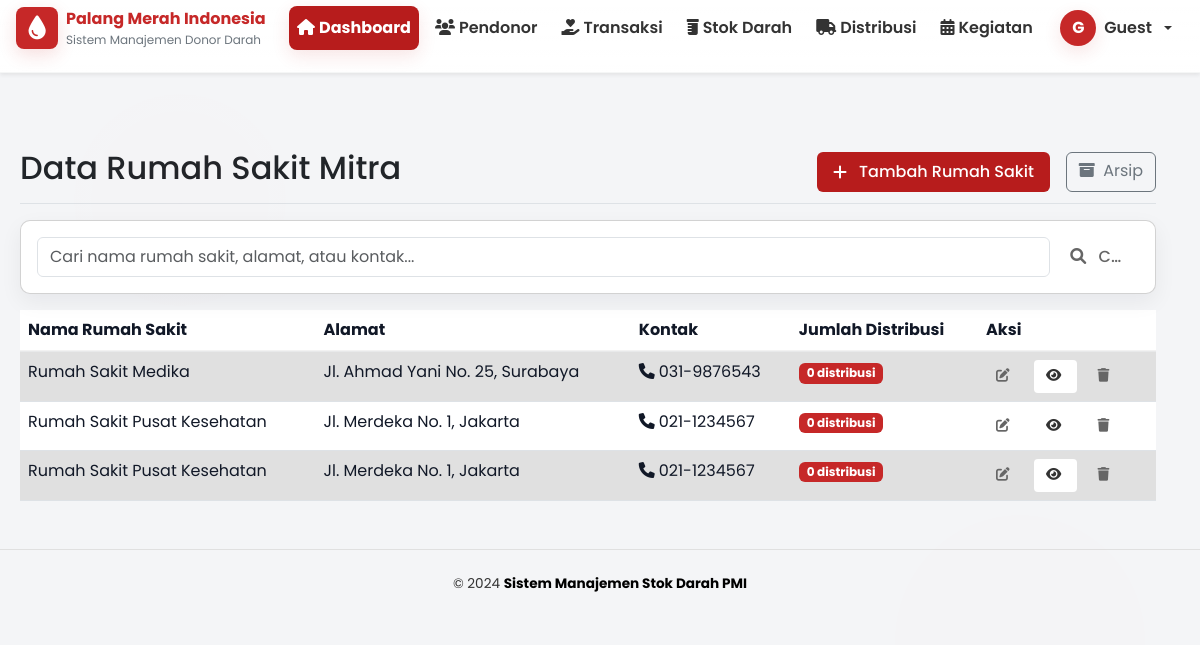
Screenshot of /View/rumah_sakit/index.php with the database file from the repository.
### tables this page shows
CREATE TABLE IF NOT EXISTS rumah_sakit (
  id_rs INT AUTO_INCREMENT PRIMARY KEY,
  nama_rs VARCHAR(150) NOT NULL,
  alamat TEXT,
  kontak VARCHAR(20),
  email VARCHAR(100),
  keterangan TEXT,
  is_deleted TINYINT(1) DEFAULT 0,
  deleted_at DATETIME NULL,
  created_at TIMESTAMP DEFAULT CURRENT_TIMESTAMP,
  updated_at TIMESTAMP DEFAULT CURRENT_TIMESTAMP ON UPDATE CURRENT_TIMESTAMP,
  INDEX idx_nama_rs (nama_rs),
  INDEX idx_is_deleted (is_deleted)
);

### View/rumah_sakit/index.php (the view, shortened to what this page needs)
<?php
include Path::template('header.php');
$database = new Database();
$db = $database->getConnection();
$page = isset($_GET['page']) ? (int)$_GET['page'] : 1;
$search = isset($_GET['search']) ? trim($_GET['search']) : '';
$items_per_page = 5;
$offset = ($page - 1) * $items_per_page;
$checkCol = $db->query("SHOW COLUMNS FROM rumah_sakit LIKE 'is_deleted'");
$hasIsDeleted = $checkCol && $checkCol->rowCount() > 0;
$query = ($hasIsDeleted ? "SELECT * FROM rumah_sakit WHERE is_deleted = 0" : "SELECT * FROM rumah_sakit");
$query .= " ORDER BY nama_rs LIMIT :limit OFFSET :offset";
$stmt = $db->prepare($query);
$stmt->bindValue(':limit', $items_per_page, PDO::PARAM_INT);
$stmt->bindValue(':offset', $offset, PDO::PARAM_INT);
$stmt->execute();
$rs_list = $stmt->fetchAll(PDO::FETCH_ASSOC);
?>
<div class="d-flex justify-content-between flex-wrap flex-md-nowrap align-items-center pt-3 pb-2 mb-3 border-bottom">
    <h1 class="h2">Data Rumah Sakit Mitra</h1>
    <div class="btn-toolbar mb-2 mb-md-0">
        <a href="?action=rumah_sakit_create" class="btn btn-create">
            <i class="fas fa-plus me-1"></i>Tambah Rumah Sakit
        </a>
        <a href="?action=rumah_sakit_trash" class="btn btn-outline-secondary ms-2">
            <i class="fas fa-archive me-1"></i> Arsip
        </a>
    </div>
</div>
<div class="card mb-3">
    <div class="card-body">
        <form method="GET" class="d-flex gap-2">
            <input type="text" name="search" class="form-control" placeholder="Cari nama rumah sakit, alamat, atau kontak..." value="<?= htmlspecialchars($search) ?>">
            <button type="submit" class="btn btn-primary"><i class="fas fa-search"></i> Cari</button>
        </form>
    </div>
</div>
    <div class="card-body">
        <div class="table-responsive">
            <table class="table table-striped table-hover">
                <thead class="table-dark">
                    <tr>
                        <th>Nama Rumah Sakit</th>
                        <th>Alamat</th>
                        <th>Kontak</th>
                        <th>Jumlah Distribusi</th>
                        <th>Aksi</th>
                    </tr>
                </thead>
                <tbody>
                    <?php if (count($rs_list) > 0): ?>
                        <?php foreach ($rs_list as $rs): ?>
                        <tr>
                            <td>
                                <?= htmlspecialchars($rs['nama_rs']) ?>
                            </td>
                            <td class="rs-address text-break" style="max-width:360px; white-space: normal;">
                                <?= htmlspecialchars($rs['alamat']) ?>
                            </td>
                            <td class="text-nowrap">
                                <i class="fas fa-phone me-1"></i><?= htmlspecialchars($rs['kontak']) ?>
                            </td>
                            <td>
                                <span class="badge" style="background: #c62828;"><?= $rs['jumlah_distribusi'] ?> distribusi</span>
                            </td>
                            <td class="no-wrap-actions">
                                <a href="?action=rumah_sakit_edit&id=<?= $rs['id_rs'] ?>" class="btn btn-warning btn-sm">
                                    <i class="fas fa-edit"></i>
                                </a>
                                <a href="?action=rumah_sakit_detail&id=<?= $rs['id_rs'] ?>" class="btn btn-sm" style="background: #c62828; color: white; border: none;" title="Lihat Detail">
                                    <i class="fas fa-eye"></i>
                                </a>
                                <button onclick="deleteItem(<?= $rs['id_rs'] ?>, 'rumah_sakit_delete', 'rumah_sakit', event)" class="btn btn-danger btn-sm" title="Hapus">
                                    <i class="fas fa-trash"></i>
                                </button>
                            </td>
                        </tr>
                        <?php endforeach; ?>
                    <?php endif; ?>
                </tbody>
            </table>
        </div>
    </div>
</div>
<?php include Path::template('footer.php'); ?>

### View/template/assets/css/ui.css (style rules this page uses)
:root { --pmi-red: #c62828; --pmi-red-dark: #7f0000; --pmi-red-500: #b71c1c; --pmi-white: #ffffff; --pmi-soft-red: #fdecec; --pmi-muted: #6b7280; --pmi-shadow: rgba(16, 24, 40, 0.06); --pmi-red-600: #b71c1c; --pmi-red-soft: #ffe9e9; --pmi-red-soft-2: #fff5f5; --pmi-bg: #f4f5f7; --pmi-surface: #ffffff; --pmi-border: #e3e6ec; --pmi-text-main: #111827; --pmi-text-muted: #6b7280; --muted: #6c757d; --bg: var(--pmi-bg); --card-bg: var(--pmi-surface); --radius: 10px; }
html, body, .app-ui { font-family: "Poppins", system-ui, -apple-system, "Segoe UI", Roboto, "Helvetica Neue", Arial; background: var(--bg); min-height: 100%; overflow-x: hidden; }
.card { border-radius: var(--radius); box-shadow: 0 8px 22px var(--pmi-shadow); transition: transform 0.18s ease, box-shadow 0.18s ease; }
.table thead th { background: linear-gradient(180deg, #ffffff, #fafafa); border-bottom: 2px solid rgba(0, 0, 0, 0.06); font-weight: 700; color: var(--pmi-text-main); }
.table.table-striped tbody tr:nth-of-type(odd) td { background-color: #ececec; }
.table.table-striped tbody tr:nth-of-type(odd) td.no-wrap-actions { background-color: #ececec; }
.table.table-striped tbody td { background-clip: padding-box; }
.table thead th { background: #fff; border-bottom: 2px solid rgba(0, 0, 0, 0.05); font-weight: 700; color: var(--pmi-text-main); }
.table td.rs-address { max-width: 360px; white-space: normal; word-break: break-word; }
.table td.no-wrap-actions { white-space: nowrap; padding: 0.5rem 0.25rem !important; }
.table td.no-wrap-actions .btn { padding: 0.375rem 0.5rem; font-size: 0.875rem; margin: 0 2px; }
.table thead.table-dark th { color: var(--pmi-text-main); }
.table tbody td, .table tbody th { color: var(--pmi-text-main) !important; }
.auth-bg, .app-ui { background: (#fefefe 0%); background-size: 400% 400%; animation: gradientBG 14s ease infinite; background-attachment: fixed; min-height: 100vh; position: relative; }
.auth-bg::before, .app-ui::before { content: ""; position: absolute; inset: 0; z-index: 0; background: radial-gradient( circle at 15% 25%, rgba(198, 40, 40, 0.055), transparent 10% ), radial-gradient(circle at 85% 80%, rgba(179, 0, 0, 0.045), transparent 12%); mix-blend-mode: overlay; pointer-events: none; animation: floatBlobs 10s linear infinite; }
.card { margin-bottom: 1.5rem; }
body, html { overflow-x: hidden; }
html, body { width: 100%; overflow-x: hidden; }
.table-responsive { width: 100%; overflow-x: auto; -webkit-overflow-scrolling: touch; }
table { width: 100%; table-layout: auto; }
table th, table td { word-break: break-word; padding: 0.5rem; text-align: left; }
@media (min-width: 576px) { table th, table td { padding: 0.75rem; } }
.form-control, .form-select, textarea { width: 100%; max-width: 100%; }
.btn { display: inline-block; white-space: nowrap; overflow: hidden; text-overflow: ellipsis; }
.btn-group, .btn-toolbar { flex-wrap: wrap; gap: 0.5rem; }
.card { width: 100%; overflow-x: hidden; }
.badge { display: inline-block; white-space: normal; word-break: break-word; }

### View/template/footer.php (style rules this page uses)
html, body { height: auto; }
body { min-height: auto; }

### rows the page displays
rumah_sakit: nama_rs "Rumah Sakit Medika", alamat "Jl. Ahmad Yani No. 25, Surabaya", kontak "031-9876543", is_deleted "0"
rumah_sakit: nama_rs "Rumah Sakit Pusat Kesehatan", alamat "Jl. Merdeka No. 1, Jakarta", kontak "021-1234567", is_deleted "0"

### other values shown
$initial "G"
